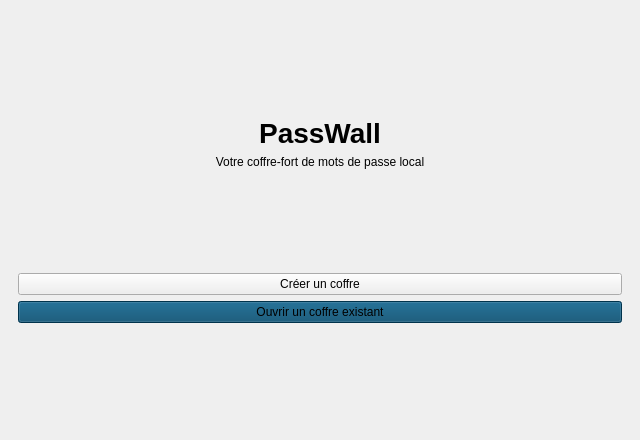
<?xml version="1.0" encoding="UTF-8"?>
<ui version="4.0">
 <class>MainWindow</class>
 <widget class="QMainWindow" name="MainWindow">
  <property name="geometry">
   <rect>
    <x>0</x>
    <y>0</y>
    <width>640</width>
    <height>440</height>
   </rect>
  </property>
  <property name="minimumSize">
   <size>
    <width>520</width>
    <height>380</height>
   </size>
  </property>
  <property name="windowTitle">
   <string>PassWall</string>
  </property>
  <widget class="QWidget" name="centralwidget">
   <layout class="QVBoxLayout" name="mainLayout">
    <item>
     <widget class="QStackedWidget" name="stackedWidget">
      <property name="currentIndex">
       <number>0</number>
      </property>
      <widget class="QWidget" name="pageWelcome">
       <layout class="QVBoxLayout" name="welcomeLayout">
        <item>
         <spacer name="welcomeTopSpacer">
          <property name="orientation">
           <enum>Qt::Orientation::Vertical</enum>
          </property>
          <property name="sizeHint" stdset="0">
           <size>
            <width>20</width>
            <height>40</height>
           </size>
          </property>
         </spacer>
        </item>
        <item>
         <widget class="QLabel" name="welcomeTitle">
          <property name="styleSheet">
           <string>font-size: 28px; font-weight: bold;</string>
          </property>
          <property name="text">
           <string>PassWall</string>
          </property>
          <property name="alignment">
           <set>Qt::AlignmentFlag::AlignCenter</set>
          </property>
         </widget>
        </item>
        <item>
         <widget class="QLabel" name="welcomeDescription">
          <property name="text">
           <string>Votre coffre-fort de mots de passe local</string>
          </property>
          <property name="alignment">
           <set>Qt::AlignmentFlag::AlignCenter</set>
          </property>
         </widget>
        </item>
        <item>
         <spacer name="welcomeMiddleSpacer">
          <property name="orientation">
           <enum>Qt::Orientation::Vertical</enum>
          </property>
          <property name="sizeHint" stdset="0">
           <size>
            <width>20</width>
            <height>30</height>
           </size>
          </property>
         </spacer>
        </item>
        <item>
         <widget class="QPushButton" name="createPageButton">
          <property name="text">
           <string>Créer un coffre</string>
          </property>
         </widget>
        </item>
        <item>
         <widget class="QPushButton" name="openPageButton">
          <property name="styleSheet">
           <string notr="true">background-color: #00476b</string>
          </property>
          <property name="text">
           <string>Ouvrir un coffre existant</string>
          </property>
         </widget>
        </item>
        <item>
         <spacer name="welcomeBottomSpacer">
          <property name="orientation">
           <enum>Qt::Orientation::Vertical</enum>
          </property>
          <property name="sizeHint" stdset="0">
           <size>
            <width>20</width>
            <height>40</height>
           </size>
          </property>
         </spacer>
        </item>
       </layout>
      </widget>
      <widget class="QWidget" name="pageCreate">
       <layout class="QVBoxLayout" name="createLayout">
        <item>
         <widget class="QLabel" name="createTitle">
          <property name="styleSheet">
           <string>font-size: 20px; font-weight: bold;</string>
          </property>
          <property name="text">
           <string>Créer un nouveau coffre</string>
          </property>
         </widget>
        </item>
        <item>
         <widget class="QLabel" name="createPathLabel">
          <property name="text">
           <string>Emplacement du fichier</string>
          </property>
         </widget>
        </item>
        <item>
         <layout class="QHBoxLayout" name="createPathLayout">
          <item>
           <widget class="QLineEdit" name="createPathEdit">
            <property name="placeholderText">
             <string>Choisir l'emplacement du coffre...</string>
            </property>
           </widget>
          </item>
          <item>
           <widget class="QPushButton" name="createBrowseButton">
            <property name="text">
             <string>Parcourir...</string>
            </property>
           </widget>
          </item>
         </layout>
        </item>
        <item>
         <widget class="QLabel" name="createPasswordLabel">
          <property name="text">
           <string>Mot de passe maître</string>
          </property>
         </widget>
        </item>
        <item>
         <widget class="QLineEdit" name="createPasswordEdit">
          <property name="echoMode">
           <enum>QLineEdit::EchoMode::Password</enum>
          </property>
          <property name="placeholderText">
           <string>Saisir un mot de passe fort</string>
          </property>
         </widget>
        </item>
        <item>
         <widget class="QLabel" name="confirmPasswordLabel">
          <property name="text">
           <string>Confirmer le mot de passe maître</string>
          </property>
         </widget>
        </item>
        <item>
         <widget class="QLineEdit" name="confirmPasswordEdit">
          <property name="echoMode">
           <enum>QLineEdit::EchoMode::Password</enum>
          </property>
          <property name="placeholderText">
           <string>Saisir à nouveau le mot de passe</string>
          </property>
         </widget>
        </item>
        <item>
         <spacer name="createSpacer">
          <property name="orientation">
           <enum>Qt::Orientation::Vertical</enum>
          </property>
          <property name="sizeHint" stdset="0">
           <size>
            <width>20</width>
            <height>20</height>
           </size>
          </property>
         </spacer>
        </item>
        <item>
         <layout class="QHBoxLayout" name="createButtonsLayout">
          <item>
           <widget class="QPushButton" name="createBackButton">
            <property name="text">
             <string>Retour</string>
            </property>
           </widget>
          </item>
          <item>
           <spacer name="createButtonSpacer">
            <property name="orientation">
             <enum>Qt::Orientation::Horizontal</enum>
            </property>
            <property name="sizeHint" stdset="0">
             <size>
              <width>40</width>
              <height>20</height>
             </size>
            </property>
           </spacer>
          </item>
          <item>
           <widget class="QPushButton" name="createVaultButton">
            <property name="text">
             <string>Créer le coffre</string>
            </property>
           </widget>
          </item>
         </layout>
        </item>
       </layout>
      </widget>
      <widget class="QWidget" name="pageUnlock">
       <layout class="QVBoxLayout" name="unlockLayout">
        <item>
         <widget class="QLabel" name="unlockTitle">
          <property name="styleSheet">
           <string>font-size: 20px; font-weight: bold;</string>
          </property>
          <property name="text">
           <string>Ouvrir un coffre</string>
          </property>
         </widget>
        </item>
        <item>
         <widget class="QLabel" name="unlockPathLabel">
          <property name="text">
           <string>Fichier du coffre</string>
          </property>
         </widget>
        </item>
        <item>
         <layout class="QHBoxLayout" name="unlockPathLayout">
          <item>
           <widget class="QLineEdit" name="unlockPathEdit">
            <property name="placeholderText">
             <string>Sélectionner un fichier de coffre...</string>
            </property>
           </widget>
          </item>
          <item>
           <widget class="QPushButton" name="unlockBrowseButton">
            <property name="text">
             <string>Parcourir...</string>
            </property>
           </widget>
          </item>
         </layout>
        </item>
        <item>
         <widget class="QLabel" name="unlockPasswordLabel">
          <property name="text">
           <string>Mot de passe maître</string>
          </property>
         </widget>
        </item>
        <item>
         <widget class="QLineEdit" name="unlockPasswordEdit">
          <property name="echoMode">
           <enum>QLineEdit::EchoMode::Password</enum>
          </property>
          <property name="placeholderText">
           <string>Saisir le mot de passe maître</string>
          </property>
         </widget>
        </item>
        <item>
         <spacer name="unlockSpacer">
          <property name="orientation">
           <enum>Qt::Orientation::Vertical</enum>
          </property>
          <property name="sizeHint" stdset="0">
           <size>
            <width>20</width>
            <height>40</height>
           </size>
          </property>
         </spacer>
        </item>
        <item>
         <layout class="QHBoxLayout" name="unlockButtonsLayout">
          <item>
           <widget class="QPushButton" name="unlockBackButton">
            <property name="text">
             <string>Retour</string>
            </property>
           </widget>
          </item>
          <item>
           <spacer name="unlockButtonSpacer">
            <property name="orientation">
             <enum>Qt::Orientation::Horizontal</enum>
            </property>
            <property name="sizeHint" stdset="0">
             <size>
              <width>40</width>
              <height>20</height>
             </size>
            </property>
           </spacer>
          </item>
          <item>
           <widget class="QPushButton" name="unlockVaultButton">
            <property name="text">
             <string>Déverrouiller</string>
            </property>
           </widget>
          </item>
         </layout>
        </item>
       </layout>
      </widget>
      <widget class="QWidget" name="pageVault">
       <layout class="QVBoxLayout" name="vaultLayout">
        <item>
         <layout class="QHBoxLayout" name="vaultHeaderLayout">
          <item>
           <widget class="QLabel" name="vaultTitle">
            <property name="styleSheet">
             <string>font-size: 22px; font-weight: bold;</string>
            </property>
            <property name="text">
             <string>Mes identifiants</string>
            </property>
           </widget>
          </item>
          <item>
           <spacer name="vaultHeaderSpacer">
            <property name="orientation">
             <enum>Qt::Orientation::Horizontal</enum>
            </property>
            <property name="sizeHint" stdset="0">
             <size>
              <width>40</width>
              <height>20</height>
             </size>
            </property>
           </spacer>
          </item>
          <item>
           <widget class="QPushButton" name="exportVaultButton">
            <property name="enabled">
             <bool>false</bool>
            </property>
            <property name="text">
             <string>Exporter le coffre</string>
            </property>
           </widget>
          </item>
          <item>
           <widget class="QPushButton" name="lockVaultButton">
            <property name="text">
             <string>Verrouiller</string>
            </property>
           </widget>
          </item>
         </layout>
        </item>
        <item>
         <widget class="QLineEdit" name="credentialSearchEdit">
          <property name="placeholderText">
           <string>Rechercher par titre, URL ou utilisateur...</string>
          </property>
          <property name="clearButtonEnabled">
           <bool>true</bool>
          </property>
         </widget>
        </item>
        <item>
         <widget class="QListWidget" name="credentialsList">
          <property name="alternatingRowColors">
           <bool>true</bool>
          </property>
          <property name="selectionMode">
           <enum>QAbstractItemView::SelectionMode::SingleSelection</enum>
          </property>
         </widget>
        </item>
        <item>
         <layout class="QHBoxLayout" name="credentialButtonsLayout">
          <item>
           <widget class="QPushButton" name="addCredentialButton">
            <property name="text">
             <string>Ajouter</string>
            </property>
           </widget>
          </item>
          <item>
           <widget class="QPushButton" name="editCredentialButton">
            <property name="text">
             <string>Modifier</string>
            </property>
           </widget>
          </item>
          <item>
           <widget class="QPushButton" name="deleteCredentialButton">
            <property name="text">
             <string>Supprimer</string>
            </property>
           </widget>
          </item>
         </layout>
        </item>
       </layout>
      </widget>
     </widget>
    </item>
   </layout>
  </widget>
 </widget>
 <resources/>
 <connections/>
</ui>
